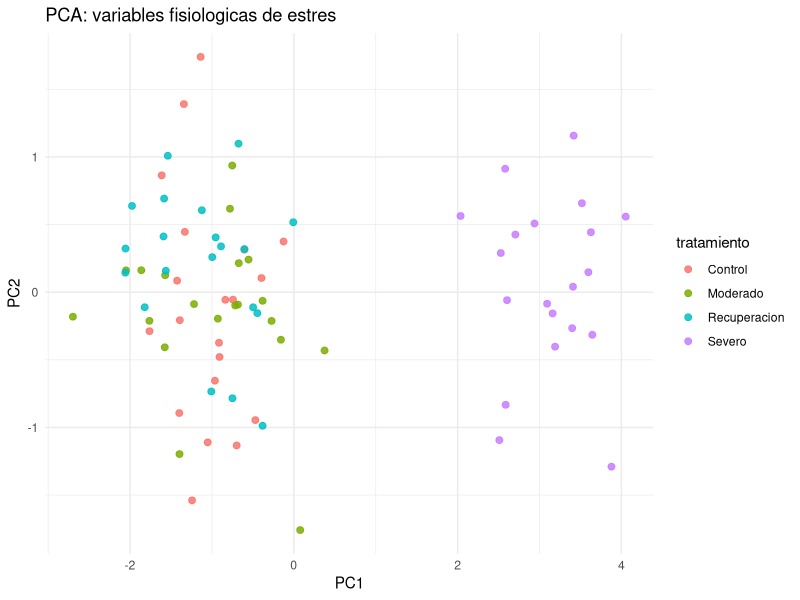

Recreate this plot in R.
# 05_Multivariado_y_Omicas/05_pca_basico.R
# PCA basico con variables fisiologicas simuladas

suppressPackageStartupMessages({
  library(ggplot2)
})

set.seed(777)

n <- 80
trat <- factor(rep(c("Control", "Moderado", "Severo", "Recuperacion"), each = n / 4))

datos <- data.frame(
  tratamiento = trat,
  clorofila = rnorm(n, mean = ifelse(trat == "Severo", 28, 38), sd = 3),
  conductancia = rnorm(n, mean = ifelse(trat == "Severo", 0.18, 0.35), sd = 0.05),
  biomasa = rnorm(n, mean = ifelse(trat == "Severo", 12, 18), sd = 2),
  prolina = rnorm(n, mean = ifelse(trat == "Severo", 7.5, 3.2), sd = 1.1),
  ndvi = rnorm(n, mean = ifelse(trat == "Severo", 0.54, 0.72), sd = 0.06)
)

X <- scale(datos[, -1])
pca <- prcomp(X, center = TRUE, scale. = TRUE)

cat("=== Resumen PCA ===\n")
print(summary(pca))

scores <- as.data.frame(pca$x[, 1:2])
scores$tratamiento <- datos$tratamiento

p <- ggplot(scores, aes(PC1, PC2, color = tratamiento)) +
  geom_point(size = 2, alpha = 0.85) +
  theme_minimal() +
  labs(title = "PCA: variables fisiologicas de estres", x = "PC1", y = "PC2")
print(p)
